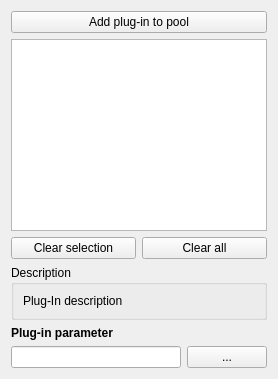
       <widget class="QWidget" name="tab_plugins">
        <attribute name="title">
         <string>Plug-ins</string>
        </attribute>
        <layout class="QVBoxLayout" name="verticalLayout_7">
         <item>
          <widget class="QPushButton" name="pbSelectPlugin">
           <property name="toolTip">
            <string>Choose a plug-in script.</string>
           </property>
           <property name="text">
            <string>Add plug-in to pool</string>
           </property>
           <property name="icon">
            <iconset resource="highlight-gui.qrc">
             <normaloff>:/plugin.png</normaloff>:/plugin.png</iconset>
           </property>
          </widget>
         </item>
         <item>
          <widget class="QListWidget" name="lvPluginScripts">
           <property name="toolTip">
            <string>List of plug-ins. Toggle checkbox to enable the scripts. The preview window may not display all plug-in effects.</string>
           </property>
           <property name="alternatingRowColors">
            <bool>true</bool>
           </property>
           <property name="sortingEnabled">
            <bool>true</bool>
           </property>
          </widget>
         </item>
         <item>
          <layout class="QHBoxLayout" name="horizontalLayout_24">
           <item>
            <widget class="QPushButton" name="pbClearSelPlugin">
             <property name="toolTip">
              <string>Remove the selected plug-ins.</string>
             </property>
             <property name="text">
              <string>Clear selection</string>
             </property>
            </widget>
           </item>
           <item>
            <widget class="QPushButton" name="pbClearAllPlugins">
             <property name="toolTip">
              <string>Remove all plug-ins.</string>
             </property>
             <property name="text">
              <string>Clear all</string>
             </property>
            </widget>
           </item>
          </layout>
         </item>
         <item>
          <widget class="QGroupBox" name="groupPluginDescription">
           <property name="title">
            <string>Description</string>
           </property>
           <layout class="QGridLayout" name="gridLayout_3">
            <item row="0" column="0">
             <widget class="QLabel" name="lblPluginDescription">
              <property name="maximumSize">
               <size>
                <width>250</width>
                <height>16777215</height>
               </size>
              </property>
              <property name="toolTip">
               <string>Shows decription of a selected plug-in script.</string>
              </property>
              <property name="text">
               <string>Plug-In description</string>
              </property>
              <property name="textFormat">
               <enum>Qt::PlainText</enum>
              </property>
              <property name="wordWrap">
               <bool>true</bool>
              </property>
              <property name="margin">
               <number>2</number>
              </property>
              <property name="textInteractionFlags">
               <set>Qt::NoTextInteraction</set>
              </property>
             </widget>
            </item>
           </layout>
          </widget>
         </item>
         <item>
          <widget class="QLabel" name="label_15">
           <property name="font">
            <font>
             <weight>75</weight>
             <bold>true</bold>
            </font>
           </property>
           <property name="text">
            <string>Plug-in parameter</string>
           </property>
          </widget>
         </item>
         <item>
          <layout class="QHBoxLayout" name="horizontalLayout_29">
           <item>
            <widget class="QLineEdit" name="lePluginReadFilePath">
             <property name="toolTip">
              <string>Optional plug-in parameter, this may be a path to a plug-in input file</string>
             </property>
            </widget>
           </item>
           <item>
            <widget class="QPushButton" name="pbPluginReadFilePath">
             <property name="minimumSize">
              <size>
               <width>20</width>
               <height>0</height>
              </size>
             </property>
             <property name="toolTip">
              <string>Select the plug-in input file.</string>
             </property>
             <property name="text">
              <string>...</string>
             </property>
            </widget>
           </item>
          </layout>
         </item>
        </layout>
       </widget>
